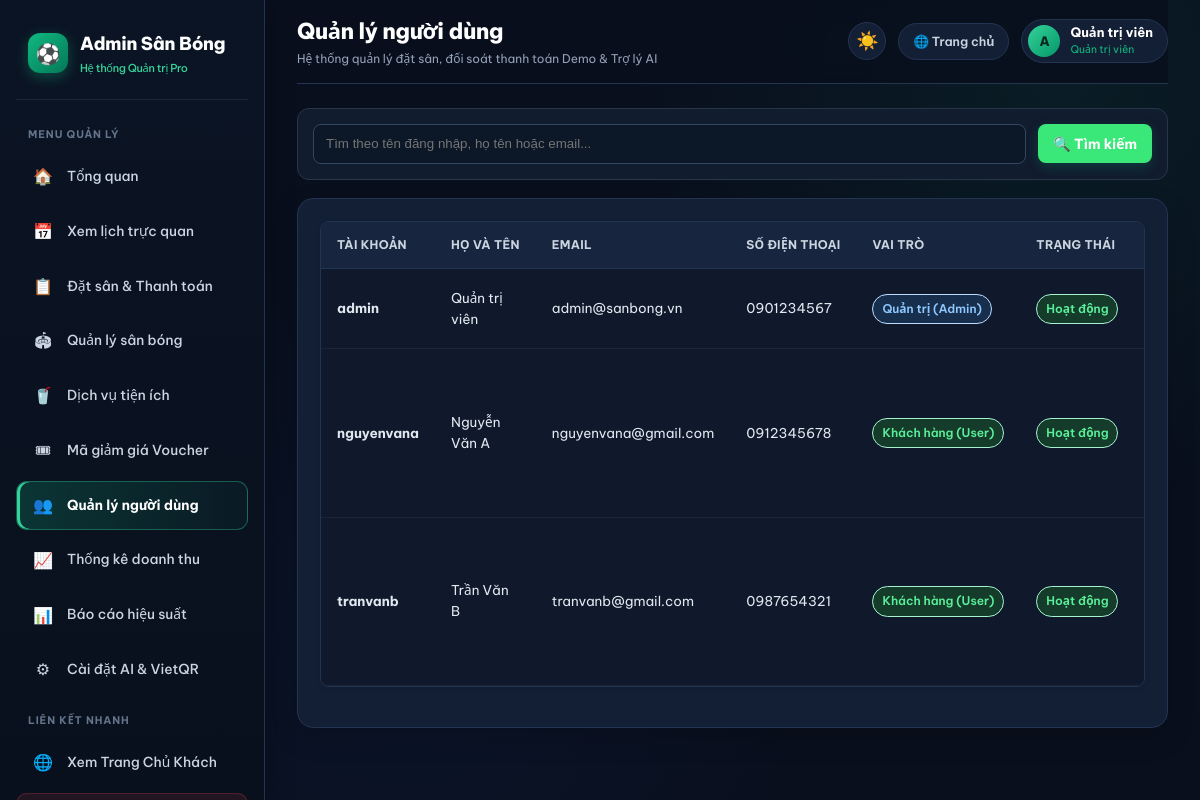
The page /admin/users.php (signed in) on the database its author committed.
### tables this page shows
CREATE TABLE users (
 id INT UNSIGNED AUTO_INCREMENT PRIMARY KEY,
 username VARCHAR(60) NOT NULL UNIQUE,
 password VARCHAR(255) NOT NULL,
 full_name VARCHAR(120) NOT NULL,
 phone VARCHAR(30) NOT NULL DEFAULT '',
 email VARCHAR(160) NOT NULL UNIQUE,
 role ENUM('user','admin') NOT NULL DEFAULT 'user',
 status ENUM('active','locked') NOT NULL DEFAULT 'active',
 created_at TIMESTAMP NOT NULL DEFAULT CURRENT_TIMESTAMP
);

### includes/auth.php (called while the page is built, shortened)
<?php
require_once __DIR__ . '/../config/database.php';
function e($s) {
    return htmlspecialchars((string)$s, ENT_QUOTES, 'UTF-8');
}
function project_base() {
    static $base = null;
    if ($base === null) {
        $folder = basename(dirname(__DIR__));
        $base   = '/' . $folder . '/';
    }
    return $base;
}
function current_user() {
    global $pdo;
    $stmt = $pdo->prepare("SELECT * FROM users WHERE id = ? AND status = 'active'");
    $stmt->execute([$_SESSION['uid']]);
    $user = $stmt->fetch();
    return $user;
}
function require_login() {
    $user = current_user();
    return $user;
}
function require_admin() {
    $user = require_login();
    return $user;
}

### admin/users.php (the view, shortened to what this page needs)
<?php
require_once '../includes/auth.php';
$adm = require_admin();
$q = trim($_GET['q'] ?? '');
$s = $pdo->prepare("
    SELECT
        u.*,
        (SELECT COUNT(*) FROM bookings WHERE user_id = u.id) AS n
    FROM users u
    WHERE username LIKE ? OR full_name LIKE ? OR email LIKE ?
    ORDER BY id ASC
");
$s->execute(["%$q%", "%$q%", "%$q%"]);
$rows = $s->fetchAll();
$page  = 'users';
$title = 'Quản lý người dùng';
include '../includes/admin_header.php';
?>
<form class="sbar" method="get" style="margin:0 0 14px">
  <input
    name="q"
    placeholder="Tìm theo tên đăng nhập, họ tên hoặc email..."
    value="<?=e($q)?>"
  >
  <button class="btn" type="submit">🔍 Tìm kiếm</button>
</form>
<div class="box">
  <?php if (!$rows): ?>
    <div class="empty">Không tìm thấy người dùng nào phù hợp.</div>
  <?php else: ?>
    <div class="tw">
      <table>
        <tr>
          <th>Tài khoản</th>
          <th>Họ và tên</th>
          <th>Email</th>
          <th>Số điện thoại</th>
          <th>Vai trò</th>
          <th>Trạng thái</th>
          <th>Lượt đặt</th>
        </tr>
        <?php foreach ($rows as $r): $self = ($r['id'] == $adm['id']); ?>
          <tr>
            <td><b><?=e($r['username'])?></b></td>
            <td><?=e($r['full_name'])?></td>
            <td><?=e($r['email'])?></td>
            <td><?=e($r['phone'])?></td>
            <td>
              <span class="tag <?=$r['role'] === 'admin' ? 'blue' : 'green'?>">
                <?=$r['role'] === 'admin' ? 'Quản trị (Admin)' : 'Khách hàng (User)'?>
              </span>
            </td>
            <td>
              <span class="tag <?=$r['status'] === 'active' ? 'green' : 'gray'?>">
                <?=$r['status'] === 'active' ? 'Hoạt động' : 'Đã khóa'?>
              </span>
            </td>
            <td><b><?=$r['n']?></b> đơn</td>
          </tr>
        <?php endforeach; ?>
      </table>
    </div>
  <?php endif; ?>
</div>
<?php include '../includes/admin_footer.php'; ?>

### includes/admin_header.php (shortened to what this page needs)
<?php
$base = project_base();
$adm_user = $adm ?? $admin ?? ['username' => 'admin', 'full_name' => 'Quản trị viên'];
$pending_bk_count = 0;
if (isset($pdo)) {
  try {
    $pending_bk_count = (int)$pdo->query("SELECT COUNT(*) FROM bookings WHERE status='pending'")->fetchColumn();
  } catch (Exception $e) {}
}
$pages = [
  'dashboard' => ['🏠', 'Tổng quan', 0],
  'calendar'  => ['📅', 'Xem lịch trực quan', 0],
  'bookings'  => ['📋', 'Đặt sân & Thanh toán', $pending_bk_count],
  'fields'    => ['🏟', 'Quản lý sân bóng', 0],
  'services'  => ['🥤', 'Dịch vụ tiện ích', 0],
  'vouchers'  => ['🎟', 'Mã giảm giá Voucher', 0],
  'users'     => ['👥', 'Quản lý người dùng', 0],
  'revenue'   => ['📈', 'Thống kê doanh thu', 0],
  'reports'   => ['📊', 'Báo cáo hiệu suất', 0],
  'settings'  => ['⚙', 'Cài đặt AI & VietQR', 0]
];
?><!DOCTYPE html>
<html lang="vi">
<head>
  <link rel="stylesheet" href="<?=$base?>assets/css/style.css?v=<?= @filemtime(__DIR__.'/../assets/css/style.css') ?: time() ?>">
  <link rel="stylesheet" href="<?=$base?>assets/css/admin.css?v=<?= @filemtime(__DIR__.'/../assets/css/admin.css') ?: time() ?>">
</head>
<body class="adm">
<aside class="asb" id="asb">
  <div class="abrand">
    <div class="abrand-logo">⚽</div>
    <div>
      Admin Sân Bóng
      <span class="abrand-sub">Hệ thống Quản trị Pro</span>
    </div>
  </div>
  <div class="asb-group">Menu Quản Lý</div>
  <?php foreach($pages as $k => $v): ?>
    <a class="<?=($page??'')===$k?'on':''?>" href="<?=$base?>admin/<?=$k?>.php">
      <span class="nav-ic"><?=$v[0]?></span>
      <span><?=$v[1]?></span>
    </a>
  <?php endforeach; ?>
  <div class="asb-group">Liên Kết Nhanh</div>
  <a href="<?=$base?>index.php">
    <span class="nav-ic">🌐</span>
    <span>Xem Trang Chủ Khách</span>
  </a>
  <a class="out" href="<?=$base?>logout.php" onclick="return confirm('Bạn có chắc chắn muốn đăng xuất khỏi trang Quản trị?')">
  </a>
</aside>
<div class="amain">
  <header class="atop">
    <div class="atop-left">
      <div class="atop-title-wrap">
        <h2><?=e($title ?? 'Bảng điều khiển')?></h2>
        <small>Hệ thống quản lý đặt sân, đối soát thanh toán Demo & Trợ lý AI</small>
      </div>
    </div>
    <div class="atop-right">
      <button type="button" class="atop-icon-btn" id="topThemeBtn" onclick="toggleAdminTheme()" title="Đổi giao diện Sáng / Tối">☀️</button>
      <a class="atop-btn" href="<?=$base?>index.php">🌐 Trang chủ</a>
      <div class="atop-user">
        <div class="atop-avatar"><?=e(mb_strtoupper(mb_substr($adm_user['username'] ?? 'A', 0, 1)))?></div>
        <div>
          <b class="atop-user-name" style="font-size:13px;display:block;line-height:1.2"><?=e($adm_user['full_name'] ?? $adm_user['username'])?></b>
          <small class="atop-user-role" style="font-size:10.5px;color:#10b981;margin:0">Quản trị viên</small>
        </div>
      </div>
    </div>
  </header>

### includes/admin_header.php (style rules this page uses)
.adm .atop button.atop-icon-btn { width: 38px !important; height: 38px !important; padding: 0 !important; border-radius: 50% !important; display: inline-flex !important; align-items: center !important; justify-content: center !important; font-size: 18px !important; line-height: 1 !important; cursor: pointer; background: var(--adm-surface, #131f35) !important; border: 1px solid var(--adm-border, #233452) !important; transition: all 0.2s ease; }

### rows shown on the page
users: username "A", full_name "Quản trị viên", username "admin", email "admin@sanbong.vn", phone "0901234567", role "Quản trị (Admin)", status "Hoạt động"
users: username "nguyenvana", full_name "Nguyễn Văn A", email "nguyenvana@gmail.com", phone "0912345678", role "Khách hàng (User)", status "Hoạt động"
users: username "tranvanb", full_name "Trần Văn B", email "tranvanb@gmail.com", phone "0987654321", role "Khách hàng (User)", status "Hoạt động"

### other values the page prints
$v[0] "🏠"
$v[1] "Tổng quan"
$v[0] "📅"
$v[1] "Xem lịch trực quan"
$v[0] "📋"
$v[1] "Đặt sân & Thanh toán"
$v[0] "🏟"
$v[1] "Quản lý sân bóng"
$v[0] "🥤"
$v[1] "Dịch vụ tiện ích"
$v[0] "🎟"
$v[1] "Mã giảm giá Voucher"
$v[0] "👥"
$v[1] "Quản lý người dùng"
$v[0] "📈"
